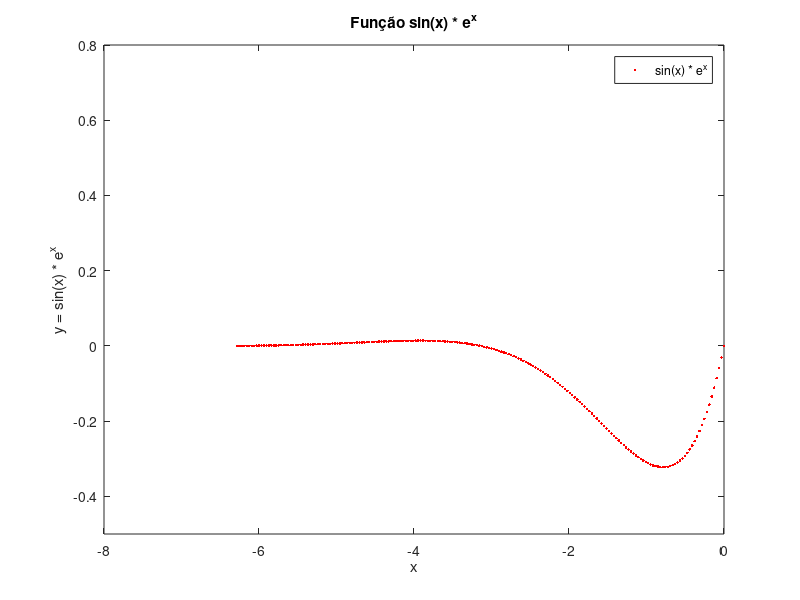

MATLAB code for this plot:
clear
close all
clc

x = linspace(-2*pi,0,200);
y = sin(x).*exp(x);

plot(x,y,'r.')
axis([-8,0,-0.5,0.8])

title('Função sin(x) * e^x')
xlabel('x')
ylabel('y = sin(x) * e^x')
legend('sin(x) * e^x')